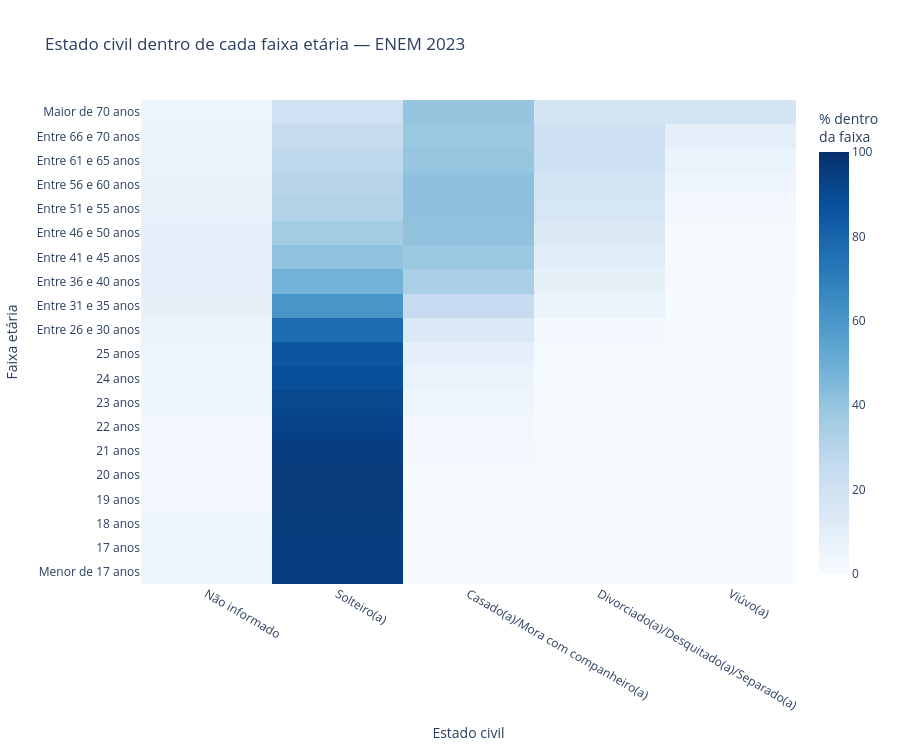

Notebook source saved alongside this figure:
### Code cell
import plotly.graph_objects as go

ordem_faixas = [descricoes_faixa_etaria[codigo] for codigo in sorted(descricoes_faixa_etaria)]
ordem_estados_civis = [descricoes_estado_civil[codigo] for codigo in sorted(descricoes_estado_civil)]
percentual_faixa_civil = (
    df_faixa_estado_civil
    .pivot(index="faixa_etaria", columns="estado_civil", values="percentual_na_faixa")
    .reindex(index=ordem_faixas, columns=ordem_estados_civis)
    .fillna(0)
)
contagem_faixa_civil = (
    df_faixa_estado_civil
    .pivot(index="faixa_etaria", columns="estado_civil", values="quantidade_registros")
    .reindex(index=ordem_faixas, columns=ordem_estados_civis)
    .fillna(0)
)

fig_faixa_estado_civil = go.Figure(data=go.Heatmap(
    z=percentual_faixa_civil.values,
    x=percentual_faixa_civil.columns,
    y=percentual_faixa_civil.index,
    customdata=contagem_faixa_civil.values,
    colorscale="Blues",
    zmin=0,
    zmax=100,
    colorbar={"title": "% dentro<br>da faixa"},
    hovertemplate=(
        "Faixa etária: %{y}<br>"
        "Estado civil: %{x}<br>"
        "Percentual da faixa: %{z:.1f}%<br>"
        "Registros: %{customdata:,.0f}<extra></extra>"
    ),
))
fig_faixa_estado_civil.update_layout(
    title="Estado civil dentro de cada faixa etária — ENEM 2023",
    xaxis_title="Estado civil",
    yaxis_title="Faixa etária",
    dragmode="select",
    clickmode="event+select",
    template="plotly_white",
    height=750,
)
fig_faixa_estado_civil.show()

### Figure 1 — Plotly figure (JSON) as saved in the notebook; plotly's stock layout.template omitted (floating-point values rounded to 4 significant figures)
{"data": [{"colorbar": {"title": {"text": "% dentro<br>da faixa"}}, "colorscale": [[0, "rgb(247,251,255)"], [0.125, "rgb(222,235,247)"], [0.25, "rgb(198,219,239)"], [0.375, "rgb(158,202,225)"], [0.5, "rgb(107,174,214)"], [0.625, "rgb(66,146,198)"], [0.75, "rgb(33,113,181)"], [0.875, "rgb(8,81,156)"], [1, "rgb(8,48,107)"]], "customdata": [[15211, 329361, 900, 1912, 50], [33047, 712758, 2843, 5020, 132], [33924, 860572, 4227, 6167, 157], [12094, 413957, 2843, 2630, 68], [7180, 255722, 3011, 1428, 42], [5172, 173576, 3654, 962, 37], [4398, 128248, 4351, 851, 36], [4030, 101739, 5146, 860, 38], [3862, 80687, 5846, 918, 46], [3514, 62571, 6052, 959, 31], [15748, 189281, 34585, 6445, 233], [11535, 81161, 33047, 7299, 339], [9351, 46449, 32321, 8292, 514], [6051, 27310, 25730, 7448, 596], [3441, 14481, 16743, 5503, 623], [1901, 7812, 10271, 4006, 629], [917, 4007, 5553, 2443, 519], [348, 1471, 2153, 1179, 352], [134, 517, 835, 454, 221], [42, 177, 345, 157, 146]], "hovertemplate": "Faixa etária: %{y}<br>Estado civil: %{x}<br>Percentual da faixa: %{z:.1f}%<br>Registros: %{customdata:,.0f}<extra></extra>", "type": "heatmap", "x": ["Não informado", "Solteiro(a)", "Casado(a)/Mora com companheiro(a)", "Divorciado(a)/Desquitado(a)/Separado(a)", "Viúvo(a)"], "y": ["Menor de 17 anos", "17 anos", "18 anos", "19 anos", "20 anos", "21 anos", "22 anos", "23 anos", "24 anos", "25 anos", "Entre 26 e 30 anos", "Entre 31 e 35 anos", "Entre 36 e 40 anos", "Entre 41 e 45 anos", "Entre 46 e 50 anos", "Entre 51 e 55 anos", "Entre 56 e 60 anos", "Entre 61 e 65 anos", "Entre 66 e 70 anos", "Maior de 70 anos"], "z": [[4.4, 94.8, 0.3, 0.6, 0.0], [4.4, 94.6, 0.4, 0.7, 0.0], [3.7, 95.1, 0.5, 0.7, 0.0], [2.8, 95.9, 0.7, 0.6, 0.0], [2.7, 95.6, 1.1, 0.5, 0.0], [2.8, 94.6, 2.0, 0.5, 0.0], [3.2, 93.0, 3.2, 0.6, 0.0], [3.6, 91.0, 4.6, 0.8, 0.0], [4.2, 88.3, 6.4, 1.0, 0.1], [4.8, 85.6, 8.3, 1.3, 0.0], [6.4, 76.9, 14.0, 2.6, 0.1], [8.6, 60.8, 24.8, 5.5, 0.3], [9.6, 47.9, 33.3, 8.6, 0.5], [9.0, 40.7, 38.3, 11.1, 0.9], [8.4, 35.5, 41.0, 13.5, 1.5], [7.7, 31.7, 41.7, 16.3, 2.6], [6.8, 29.8, 41.3, 18.2, 3.9], [6.3, 26.7, 39.1, 21.4, 6.4], [6.2, 23.9, 38.6, 21.0, 10.2], [4.8, 20.4, 39.8, 18.1, 16.8]], "zmax": 100, "zmin": 0}], "layout": {"clickmode": "event+select", "dragmode": "select", "height": 750, "title": {"text": "Estado civil dentro de cada faixa etária — ENEM 2023"}, "xaxis": {"title": {"text": "Estado civil"}}, "yaxis": {"title": {"text": "Faixa etária"}}}}
